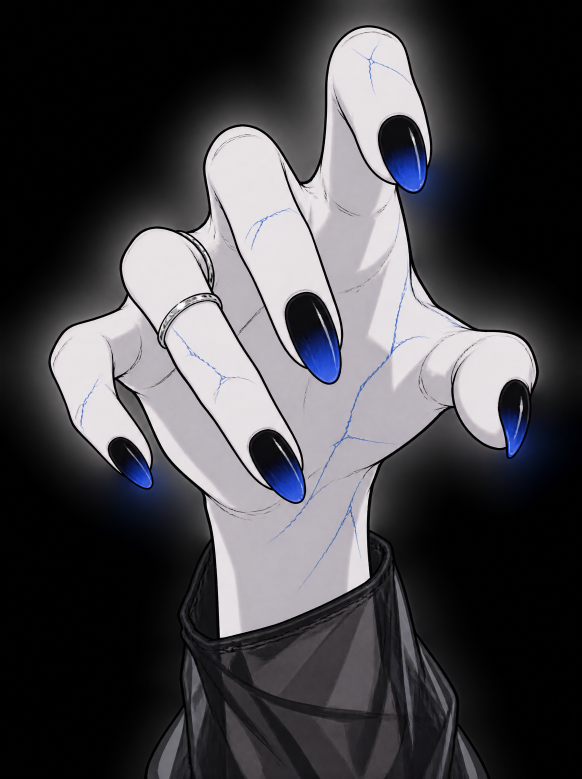
#> input picture work/celeste/hand_reach.png, 1744 x 2336 px (shown at 1/3 size); its folder holds 5 pictures in this run
$ python celeste_objects.py
#> lines starting #> are read from the running program, lines starting #| are printed output that depends on the picture
#!/usr/bin/env python3
"""오브젝트 시트(투명 배경 3×2) → 낱개 webp, 뻗는 손 → webp.

  python3 tools/celeste_objects.py
입력  work/celeste/objects_sheet*.png (SHEETS 표), work/celeste/hand_reach.png
출력  work/celeste/parts/obj_*.webp, hand.webp
"""
from pathlib import Path
import cv2, numpy as np

ROOT = Path(__file__).resolve().parent.parent
W = ROOT / 'work/celeste'
OUT = W / 'parts'
# 시트 파일, 칸 수(가로, 세로), 이름(왼쪽 위부터 행 순서)
SHEETS = [
    ('objects_sheet.png', 3, 2, ['moon', 'angel', 'hands', 'lily', 'chess', 'arch']),
    ('objects_sheet2.png', 4, 2, ['armillary', 'earth', 'watch', 'hourglass', 'telescope', 'astronaut', 'saturn', 'crescent']),
    ('objects_sheet3.png', 4, 2, ['bust', 'wing', 'column', 'mask', 'crown', 'cherub', 'gargoyle', 'keyhand']),
    ('objects_sheet4.png', 4, 2, ['dove', 'roses', 'iris', 'birdcage', 'mirror', 'candelabra', 'book', 'perfume']),
]
MAXW = 1100                                                   # 낱개 최대 변 길이


def save(path, im, maxw=MAXW):
    s = min(1, maxw / max(im.shape[:2]))
    if s < 1:
        im = cv2.resize(im, None, fx=s, fy=s, interpolation=cv2.INTER_AREA)
    cv2.imwrite(str(path), im, [cv2.IMWRITE_WEBP_QUALITY, 88])
    return im.shape[1], im.shape[0]


def split_sheet(file, cols, rows, names):
    sh = cv2.imread(str(W / file), cv2.IMREAD_UNCHANGED)
    a = (sh[..., 3] > 8).astype(np.uint8)
    a = cv2.morphologyEx(a, cv2.MORPH_CLOSE, np.ones((25, 25), np.uint8))   # 한 물체 안의 틈 메우기
    n, lab, st, cen = cv2.connectedComponentsWithStats(a)
    H, Wd = a.shape
    cells = {}                                       # 칸마다 조각을 모은다 (두 손처럼 떨어진 물체)
    for i in range(1, n):
        if st[i, 4] < 20000:
            continue
        k = int(cen[i, 1] // (H / rows)) * cols + int(cen[i, 0] // (Wd / cols))
        cells.setdefault(k, []).append(i)
    if sorted(cells) != list(range(len(names))):
        raise SystemExit(f'{file}: 칸 {sorted(cells)} 에서 물체를 찾음 (기대 {len(names)}칸)')
    for k, name in enumerate(names):
        ids = cells[k]
        x = min(st[i, 0] for i in ids); y = min(st[i, 1] for i in ids)
        w = max(st[i, 0] + st[i, 2] for i in ids) - x; h = max(st[i, 1] + st[i, 3] for i in ids) - y
        p = 6
        crop = sh[max(0, y - p):y + h + p, max(0, x - p):x + w + p].copy()
        keep = np.isin(lab[max(0, y - p):y + h + p, max(0, x - p):x + w + p], ids)
        keep = cv2.dilate(keep.astype(np.uint8), np.ones((9, 9), np.uint8)).astype(bool)
        crop[~keep] = 0
        print(f'obj_{name}.webp', save(OUT / f'obj_{name}.webp', crop))


def main():
    for file, cols, rows, names in SHEETS:
        if (W / file).exists():
            split_sheet(file, cols, rows, names)
    hand = cv2.imread(str(W / 'hand_reach.png'), cv2.IMREAD_UNCHANGED)
#> hand is the input picture: shape (2336, 1744, 4); mean B, G, R, A 73.1, 69.5, 70.9, 107.7
    hand = cv2.flip(hand, 1)            # 왼손으로 나와서 뒤집어 오른손으로
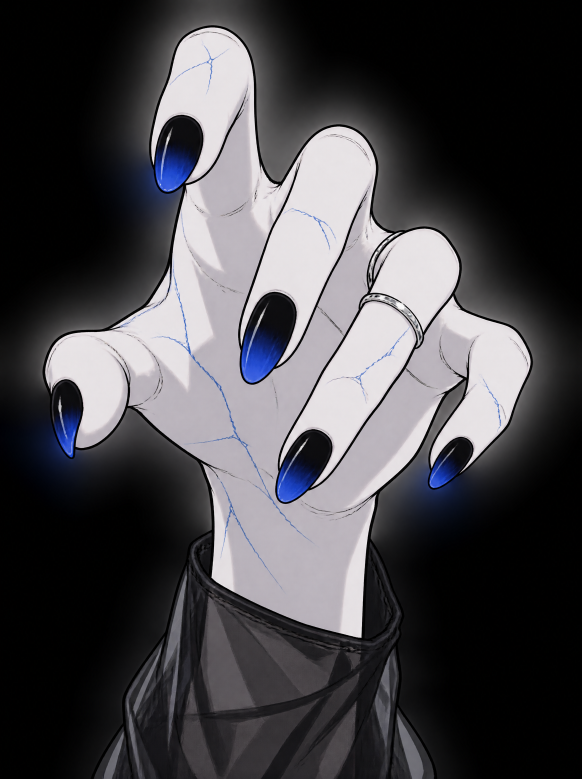
#> hand: shape (2336, 1744, 4) (shown at 1/3 size); mean B, G, R, A 73.1, 69.5, 70.9, 107.7
    print('hand.webp', save(OUT / 'hand.webp', hand, 1000))
#> in save, `im = cv2.resize(im, None, fx=s, fy=s, interpolation=cv2.INTER_AREA)`:
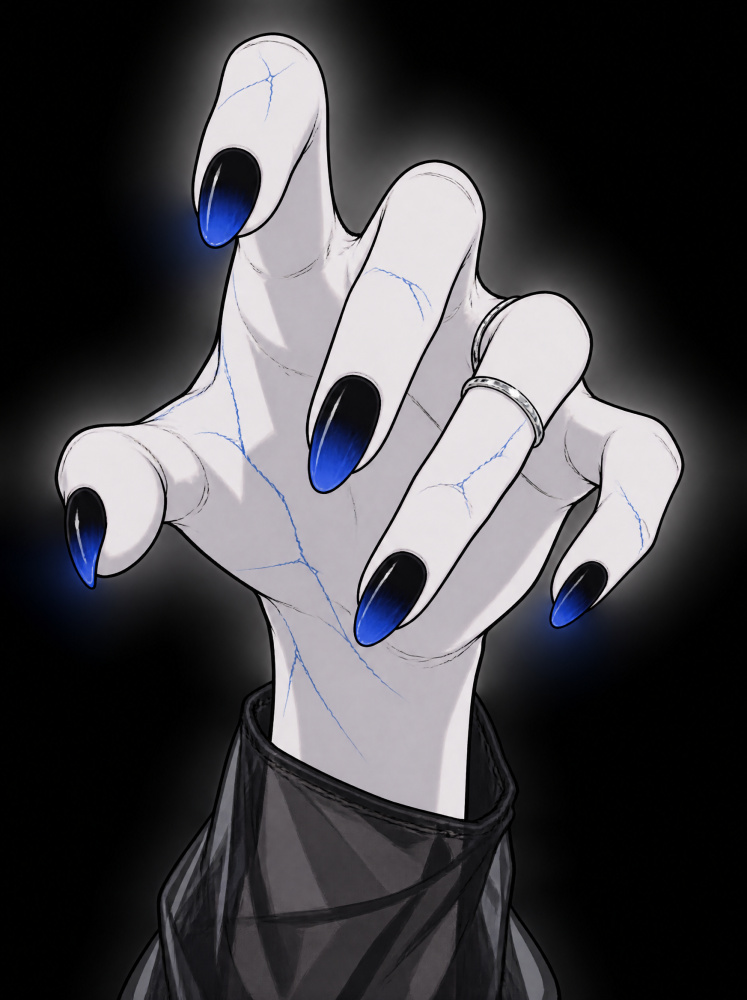
#> im: shape (1000, 747, 4); mean of channels 0, 1, 2, 3 73.1, 69.5, 70.9, 107.6; drawn as B, G, R
#| hand.webp (747, 1000)


if __name__ == '__main__':
    main()
